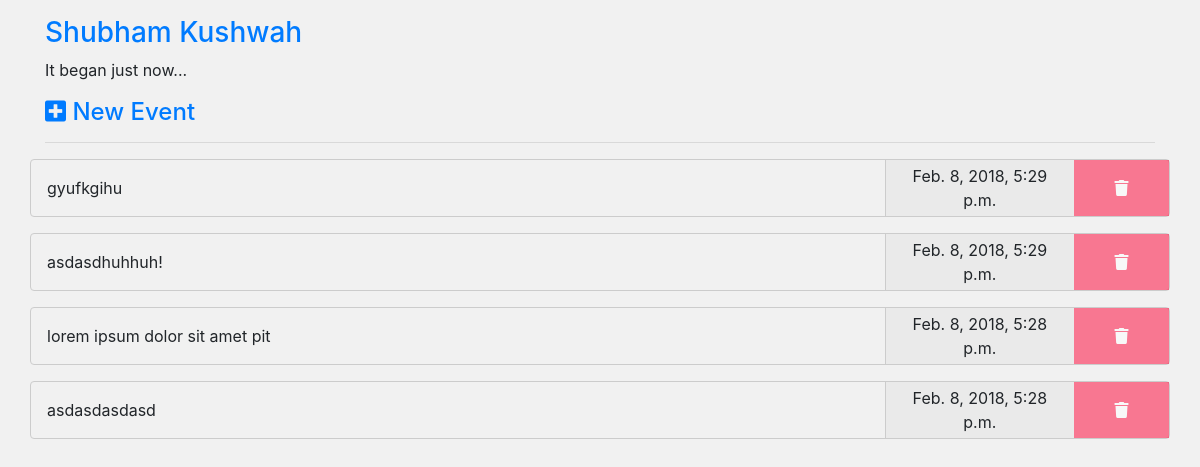
The app's page /, older data.
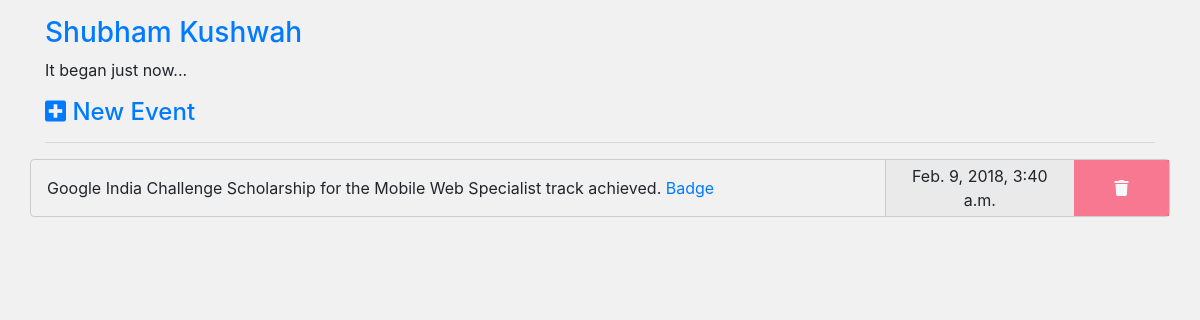
The same page, newer data.
### home/models.py (models this page shows, shortened)
class Event(models.Model):
    desc = models.TextField(max_length=2000, blank=False, null=False)
    timestamp = models.DateTimeField(auto_now=True)
    class Meta:
        ordering = ['-timestamp']

### home/views.py (the view)
# urls.py: url(r'^$', HomeView.as_view(), name='home'),
class HomeView(CreateView):
    form_class = EventForm
    template_name = 'home/home.html'
    def get_context_data(self, *args, **kwargs):
        context = super(HomeView, self).get_context_data(*args, **kwargs)
        qs = Event.objects.all()
        context['object_list'] = qs
        return context

### home/templates/home/home.html
{% extends 'base.html' %}
{% block content %}
    {% for obj in object_list %}
        {% include 'home/snippets/event-card.html' with obj=obj %}
    {% endfor %}
{% endblock %}

### home/templates/home/snippets/event-card.html
<div class="event-card row">
    <div class="content-in-card col-9">
        {{ obj.desc | safe }}
    </div>
    <div class="time-part col-2" onclick="location.href='http://localhost:8000/admin/home/event/{{ obj.id }}/change/'">
        <span class="time-span">{{ obj.timestamp }}</span>
    </div>
    <div class="col-1 del-box" onclick="location.href='{{ obj.id }}/delete/'">
        <a class="del-link" href="{{ obj.id }}/delete/"><i class="fas fa-trash"></i></a>
    </div>
</div>

Row changes from the older to the newer data that the page shows:
removed Event: desc "gyufkgihu", timestamp "Feb. 8, 2018, 5:29 p.m."
removed Event: desc "asdasdhuhhuh!", timestamp "Feb. 8, 2018, 5:29 p.m."
removed Event: desc "lorem ipsum dolor sit amet pit", timestamp "Feb. 8, 2018, 5:28 p.m."
removed Event: desc "asdasdasdasd", timestamp "Feb. 8, 2018, 5:28 p.m."
added Event: desc "Google India Challenge Scholarship for the Mobile Web Specialist track achieved. Badge", timestamp "Feb. 9, 2018, 3:40 a.m."
